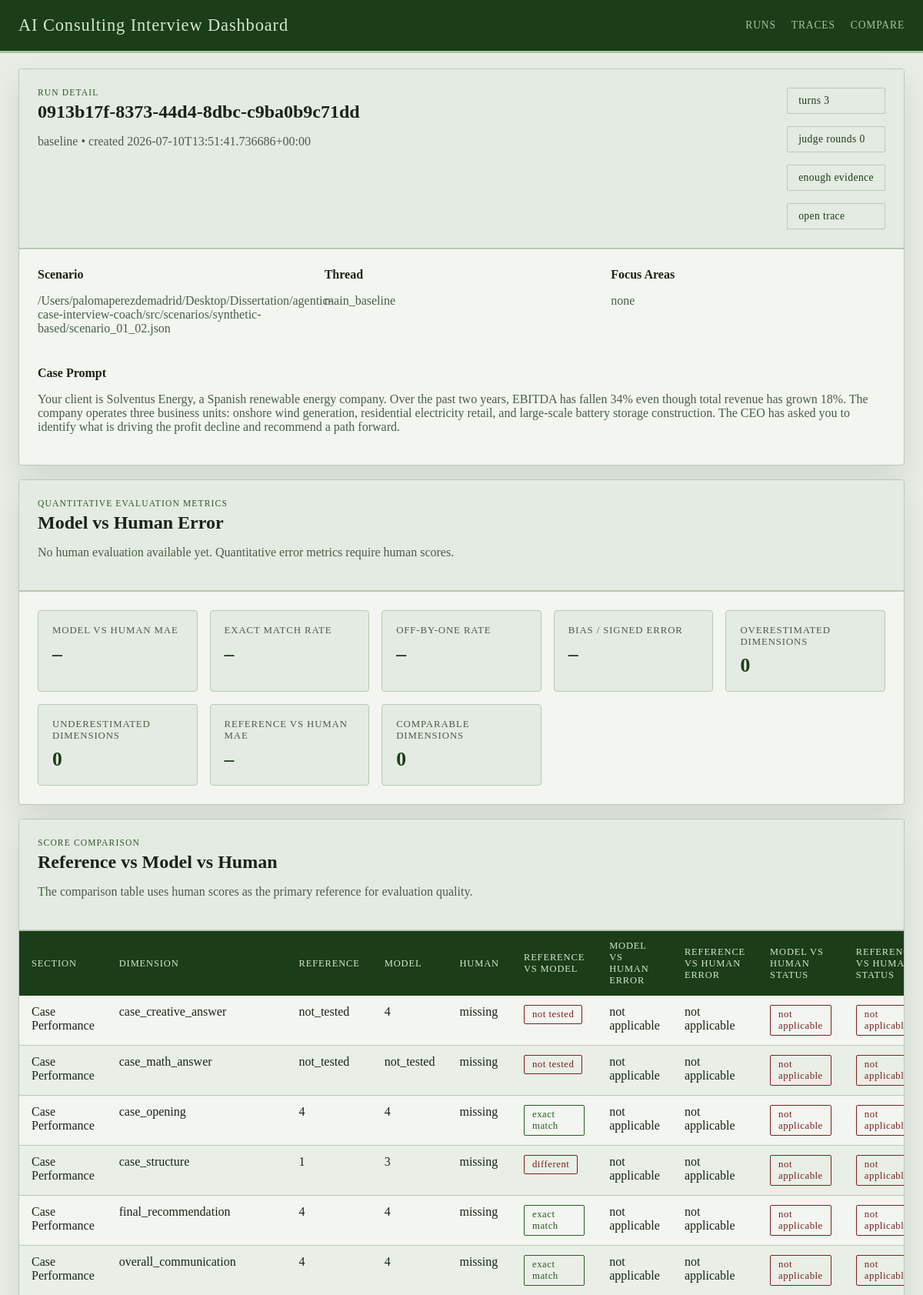
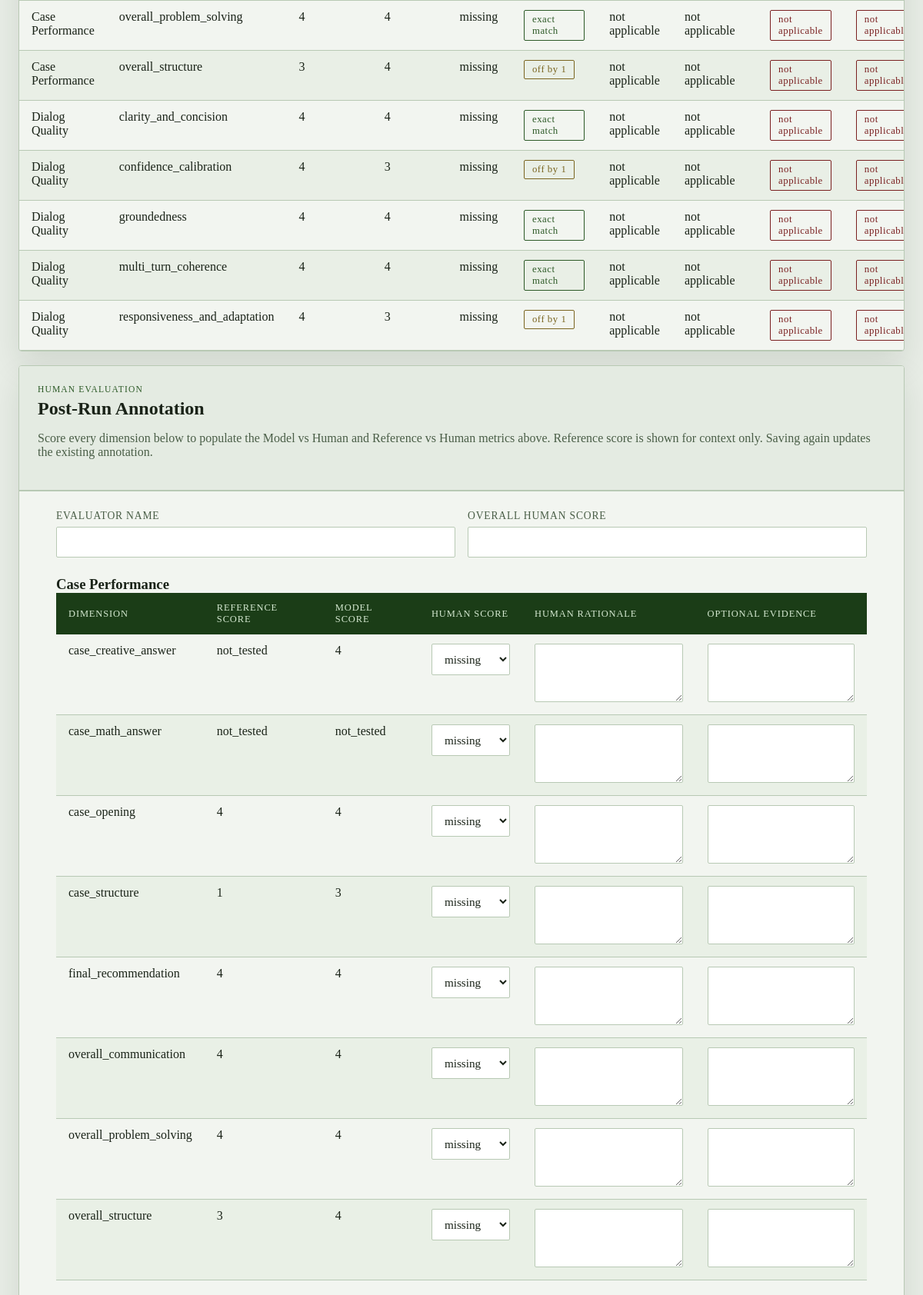
/runs/0913b17f-8373-44d4-8dbc-c9ba0b9c71dd (upper part), run on the app's committed database (2 pictures, top to bottom).
### tables this page shows
CREATE TABLE runs (
                run_id TEXT PRIMARY KEY,
                graph_name TEXT NOT NULL,
                thread_id TEXT NOT NULL,
                scenario_ref TEXT,
                case_prompt TEXT,
                turn_index INTEGER,
                judge_round INTEGER,
                enough_evidence INTEGER NOT NULL,
                focus_areas_json TEXT NOT NULL,
                transcript_json TEXT NOT NULL,
                case_performance_json TEXT NOT NULL,
                quality_dialog_json TEXT NOT NULL,
                final_feedback TEXT,
                state_json TEXT NOT NULL,
                created_at TEXT NOT NULL
            );

### web/app.py (the view)
@app.get("/runs/<run_id>")
def get_run(run_id: str):
    try:
        run_payload = load_run(run_id)
    except FileNotFoundError as exc:
        abort(404, str(exc))
    if _wants_json():
        return jsonify(run_payload)
    return render_template("run_detail.html", run=run_payload)

### web/app.py (called while the page is built)
def _wants_json() -> bool:
    if request.args.get("format") == "json":
        return True
    return request.accept_mimetypes.best == "application/json"

### web/dashboard_store.py (called while the page is built)
def _json_loads(value: str | None, fallback: Any) -> Any:
    if not value:
        return fallback
    try:
        return json.loads(value)
    except json.JSONDecodeError:
        return fallback

def get_db_connection() -> sqlite3.Connection:
    connection = sqlite3.connect(RUNS_DB_PATH, timeout=30)
    connection.row_factory = sqlite3.Row
    return connection

def _normalize_dimension_entry(raw_entry: Any) -> dict[str, Any]:
    if isinstance(raw_entry, dict):
        score = raw_entry.get("score", "")
        rationale = raw_entry.get("rationale", "")
        evidence = raw_entry.get("evidence", "")
    else:
        score = raw_entry
        rationale = ""
        evidence = ""
    return {
        "score": score if score not in {None, ""} else "",
        "rationale": str(rationale or "").strip(),
        "evidence": str(evidence or "").strip(),
    }

def _extract_expected_scores(state: dict[str, Any]) -> dict[str, dict[str, Any]]:
    candidate_profile = state.get("candidate_profile", {})
    expected_scores = candidate_profile.get("expected_scores", {})
    sections: dict[str, dict[str, Any]] = {
        CASE_PERFORMANCE_SECTION: {},
        DIALOG_QUALITY_SECTION: {},
    }
    for section_name in sections:
        raw_section = expected_scores.get(section_name, {})
        if not isinstance(raw_section, dict):
            continue
        for dimension, details in raw_section.items():
            if not isinstance(details, dict):
                continue
            sections[section_name][dimension] = {
                "score": details.get("expected", ""),
                "rationale": str(details.get("rationale", "")).strip(),
            }
    return sections

def _extract_model_scores(run_row: sqlite3.Row) -> dict[str, dict[str, Any]]:
    return {
        CASE_PERFORMANCE_SECTION: _json_loads(run_row["case_performance_json"], {}),
        DIALOG_QUALITY_SECTION: _json_loads(run_row["quality_dialog_json"], {}),
    }

def _score_sort_key(value: Any) -> tuple[int, str]:
    return (0, str(value))

def score_status(error: float | None) -> str:
    if error is None:
        return "not applicable"
    if error == 0:
        return "exact match"
    if error == 1:
        return "off by 1"
    return "different"

### web/templates/run_detail.html (shortened to what this page needs)
{% extends "base.html" %}
{% macro score_value(value) -%}
  {{ value if value not in ['', none] else 'missing' }}
{%- endmacro %}
{% block content %}
<section class="panel">
  <div class="panel-heading">
    <div>
      <p class="eyebrow">Run Detail</p>
      <h1>{{ run.run_id }}</h1>
      <p class="lede">{{ run.graph_name }} • created {{ run.created_at }}</p>
    </div>
    <div class="chip-row">
      <span class="chip">turns {{ run.turn_index }}</span>
      <span class="chip">judge rounds {{ run.judge_round }}</span>
      <span class="chip">{{ 'enough evidence' if run.enough_evidence else 'ongoing logic' }}</span>
      <a class="chip chip-link" href="{{ url_for('get_run_trace', run_id=run.run_id) }}">open trace</a>
    </div>
  </div>
  <div class="meta-grid">
    <div>
      <strong>Scenario</strong>
      <p>{{ run.scenario_ref or 'n/a' }}</p>
    </div>
    <div>
      <strong>Thread</strong>
      <p>{{ run.thread_id }}</p>
    </div>
    <div>
      <strong>Focus Areas</strong>
      <p>{{ run.focus_areas|join(', ') if run.focus_areas else 'none' }}</p>
    </div>
  </div>
  <div class="prompt-box">
    <strong>Case Prompt</strong>
    <p>{{ run.case_prompt or 'No case prompt stored.' }}</p>
  </div>
</section>
<section class="panel">
  <div class="panel-heading">
    <div>
      <p class="eyebrow">Quantitative Evaluation Metrics</p>
      <h2>Model vs Human Error</h2>
      {% if run.human_evaluation %}
      <p class="lede">Human scores are treated as the reference. Numeric metrics exclude missing and <code>not_tested</code> values.</p>
      {% else %}
      <p class="lede">No human evaluation available yet. Quantitative error metrics require human scores.</p>
      {% endif %}
    </div>
  </div>
  <div class="metric-grid">
    <div class="metric-card"><span>Model vs Human MAE</span><strong>{{ run.metrics.model_vs_human_mae if run.metrics.model_vs_human_mae is not none else '–' }}</strong></div>
    <div class="metric-card"><span>Exact Match Rate</span><strong>{{ run.metrics.exact_match_rate if run.metrics.exact_match_rate is not none else '–' }}{% if run.metrics.exact_match_rate is not none %}%{% endif %}</strong></div>
    <div class="metric-card"><span>Off-by-One Rate</span><strong>{{ run.metrics.off_by_one_rate if run.metrics.off_by_one_rate is not none else '–' }}{% if run.metrics.off_by_one_rate is not none %}%{% endif %}</strong></div>
    <div class="metric-card"><span>Bias / Signed Error</span><strong>{{ run.metrics.signed_error if run.metrics.signed_error is not none else '–' }}</strong></div>
    <div class="metric-card"><span>Overestimated Dimensions</span><strong>{{ run.metrics.overestimation_count }}</strong></div>
    <div class="metric-card"><span>Underestimated Dimensions</span><strong>{{ run.metrics.underestimation_count }}</strong></div>
    <div class="metric-card"><span>Reference vs Human MAE</span><strong>{{ run.metrics.expected_vs_human_mae if run.metrics.expected_vs_human_mae is not none else '–' }}</strong></div>
    <div class="metric-card"><span>Comparable Dimensions</span><strong>{{ run.metrics.comparable_dimensions }}</strong></div>
  </div>
</section>
<section class="panel">
  <div class="panel-heading">
    <div>
      <p class="eyebrow">Score Comparison</p>
      <h2>Reference vs Model vs Human</h2>
      <p class="lede">The comparison table uses human scores as the primary reference for evaluation quality.</p>
    </div>
  </div>
  <div class="table-wrap">
    <table>
      <thead>
        <tr>
          <th>Section</th>
          <th>Dimension</th>
          <th>Reference</th>
          <th>Model</th>
          <th>Human</th>
          <th>Reference vs Model</th>
          <th>Model vs Human Error</th>
          <th>Reference vs Human Error</th>
          <th>Model vs Human Status</th>
          <th>Reference vs Human Status</th>
        </tr>
      </thead>
      <tbody>
        {% for row in run.comparison_rows %}
        <tr>
          <td>{{ row.section_label }}</td>
          <td>{{ row.dimension }}</td>
          <td>{{ score_value(row.expected_score) }}</td>
          <td>{{ score_value(row.model_score) }}</td>
          <td>{{ score_value(row.human_score) }}</td>
          <td><span class="status status-{{ row.expected_model_status|replace(' ', '-') }}">{{ row.expected_model_status }}</span></td>
          <td>{{ row.model_human_absolute_error if row.model_human_absolute_error is not none else 'not applicable' }}</td>
          <td>{{ row.expected_human_absolute_error if row.expected_human_absolute_error is not none else 'not applicable' }}</td>
          <td><span class="status status-{{ row.model_human_status|replace(' ', '-') }}">{{ row.model_human_status }}</span></td>
          <td><span class="status status-{{ row.expected_human_status|replace(' ', '-') }}">{{ row.expected_human_status }}</span></td>
        </tr>
        {% endfor %}
      </tbody>
    </table>
  </div>
</section>
<section class="panel">
  <div class="panel-heading">
    <div>
      <p class="eyebrow">Human Evaluation</p>
      <h2>Post-Run Annotation</h2>
      <p class="lede">Score every dimension below to populate the Model vs Human and Reference vs Human metrics above. Reference score is shown for context only. Saving again updates the existing annotation.</p>
    </div>
  </div>
  <form class="human-form" method="post" action="{{ url_for('save_human_evaluation_page', run_id=run.run_id) }}">
    <div class="form-grid">
      <label>
        <span>Evaluator Name</span>
        <input type="text" name="evaluator_name" value="{{ run.human_evaluation.evaluator_name if run.human_evaluation else '' }}">
      </label>
      <label>
        <span>Overall Human Score</span>
        <input type="number" name="overall_human_score" min="1" max="4" step="0.1" value="{{ run.human_evaluation.overall_human_score if run.human_evaluation and run.human_evaluation.overall_human_score is not none else '' }}">
      </label>
    </div>
    {% for section_name, section_label in [('rubric', 'Case Performance'), ('case_interaction_quality', 'Dialog Quality')] %}
    {% set annotation_rows = run.annotation_sections[section_name] %}
    {% if annotation_rows %}
    <div class="subsection">
      <h3>{{ section_label }}</h3>
      <div class="table-wrap">
        <table>
          <thead>
            <tr>
              <th>Dimension</th>
              <th>Reference Score</th>
              <th>Model Score</th>
              <th>Human Score</th>
              <th>Human Rationale</th>
              <th>Optional Evidence</th>
            </tr>
          </thead>
          <tbody>
            {% for row in annotation_rows %}
            <tr>
              <td>{{ row.dimension }}</td>
              <td>{{ score_value(row.expected_score) }}</td>
              <td>{{ score_value(row.model_score) }}</td>
              <td>
                <select name="{{ section_name }}__{{ row.dimension }}__score">
                  {% for option in ['', '1', '2', '3', '4', 'not_tested'] %}
                  <option value="{{ option }}" {% if (row.human_score|string) == option %}selected{% endif %}>
                    {{ option if option else 'missing' }}
                  </option>
                  {% endfor %}
                </select>
              </td>
              <td>
                <textarea name="{{ section_name }}__{{ row.dimension }}__rationale" rows="3">{{ row.human_rationale }}</textarea>
              </td>
              <td>
                <textarea name="{{ section_name }}__{{ row.dimension }}__evidence" rows="3">{{ row.human_evidence }}</textarea>
              </td>
            </tr>
            {% endfor %}
          </tbody>
        </table>
      </div>
    </div>
    {% endif %}
    {% endfor %}
  </form>
</section>
{% endblock %}

### web/static/styles.css (style rules this page uses)
:root { --bg: #e8ede6; --panel: #f2f5f0; --panel-alt: #e4ebe2; --line: #b8c9b4; --ink: #1a2318; --muted: #4a5e47; --accent: #2d5a27; --accent-strong: #1b3d17; --success: #2d5a27; --warning: #7a6520; --danger: #7a2020; --shadow: 0 18px 40px rgba(20, 40, 18, 0.10); --radius: 4px; --font-ui: "Georgia", "Times New Roman", serif; --font-display: "Georgia", "Palatino Linotype", serif; }
* { box-sizing: border-box; }
body { margin: 0; font-family: var(--font-ui); color: var(--ink); background: var(--bg); }
a { color: var(--accent-strong); }
code, pre, select, input, textarea { font-family: inherit; }
.panel { background: var(--panel); border: 1px solid var(--line); border-radius: var(--radius); box-shadow: var(--shadow); overflow: hidden; }
.panel-heading { display: flex; justify-content: space-between; align-items: start; gap: 16px; padding: 24px; background: var(--panel-alt); border-bottom: 2px solid var(--line); }
.panel-heading h1, .panel-heading h2, .panel-heading h3, .subsection h3 { margin: 0; font-family: var(--font-display); font-weight: bold; }
.eyebrow { margin: 0 0 6px; color: var(--accent); text-transform: uppercase; letter-spacing: 0.10em; font-size: 0.72rem; font-family: var(--font-display); }
.lede, .meta-grid p, .prompt-box p, .helper { color: var(--muted); }
.chip-row, .metric-grid, .meta-grid, .form-grid, .compare-form, .flash-stack, .two-col { display: grid; gap: 16px; }
.chip-row { grid-template-columns: repeat(auto-fit, minmax(120px, max-content)); }
.chip { display: inline-flex; padding: 8px 14px; border-radius: 2px; background: var(--panel-alt); border: 1px solid var(--line); color: var(--accent-strong); font-size: 0.85rem; letter-spacing: 0.03em; }
.chip-link { text-decoration: none; }
.meta-grid, .form-grid, .compare-form, .two-col { grid-template-columns: repeat(auto-fit, minmax(220px, 1fr)); padding: 24px; }
.prompt-box, .human-form, .markdown-block, .subsection, .notes-field, .trace-timeline { padding: 0 24px 24px; }
.metric-grid { grid-template-columns: repeat(auto-fit, minmax(180px, 1fr)); padding: 24px; }
.metric-card { padding: 18px; border-radius: var(--radius); border: 1px solid var(--line); background: var(--panel-alt); }
.metric-card span { display: block; color: var(--muted); font-size: 0.8rem; text-transform: uppercase; letter-spacing: 0.07em; margin-bottom: 8px; }
.metric-card strong { font-size: 1.6rem; font-family: var(--font-display); color: var(--accent-strong); }
.table-wrap { overflow-x: auto; }
table { width: 100%; border-collapse: collapse; }
th { background: var(--accent-strong); color: #d4e8d0; padding: 12px 16px; text-align: left; font-size: 0.78rem; text-transform: uppercase; letter-spacing: 0.07em; font-weight: normal; }
td { padding: 12px 16px; text-align: left; vertical-align: top; border-bottom: 1px solid var(--line); }
tr:nth-child(even) td { background: rgba(180, 210, 174, 0.15); }
.status { display: inline-flex; padding: 4px 10px; border-radius: 2px; font-size: 0.8rem; border: 1px solid currentColor; letter-spacing: 0.04em; }
.status-exact-match { color: var(--success); }
.status-off-by-1, .status-off-by-one { color: var(--warning); }
.status-different, .status-missing, .status-not-applicable, .status-not-tested { color: var(--danger); }
label { display: grid; gap: 6px; font-size: 0.85rem; text-transform: uppercase; letter-spacing: 0.06em; color: var(--muted); }
input, select, textarea { width: 100%; padding: 10px 12px; border-radius: 2px; border: 1px solid var(--line); background: #fff; color: var(--ink); font-family: var(--font-display); font-size: 0.95rem; }
textarea { resize: vertical; }

### data on the page
runs: run_id "0913b17f-8373-44d4-8dbc-c9ba0b9c71dd", graph_name "baseline", created_at "2026-07-10T13:51:41.736686+00:00", turn_index "3", judge_round "0", enough_evidence "enough evidence", scenario_ref "/Users/palomaperezdemadrid/Desktop/Dissertation/agentic-case-interview-coach/src/scenarios/synthetic-based/scenario_01_02.json", thread_id "main_baseline", case_prompt "Your client is Solventus Energy, a Spanish renewable energy company. Over the past two years, EBITDA has fallen 34% even though total revenue has grown 18%. The company operates three business units: onshore wind generation, residential electricity retail, and large-scale battery storage construction. The CEO has asked you to identify what is driving the profit decline and recommend a path forward."

### other printed values
{{ run.focus_areas|join(', ') if run.focus_areas else 'none' }} "none"
{{ run.metrics.overestimation_count }} "0"
{{ run.metrics.underestimation_count }} "0"
{{ run.metrics.comparable_dimensions }} "0"
{{ row.section_label }} "Case Performance" "Case Performance" "Case Performance" "Case Performance" "Case Performance" "Case Performance" "Case Performance" "Case Performance" "Dialog Quality" "Dialog Quality" "Dialog Quality" "Dialog Quality" "Dialog Quality"
{{ row.dimension }} "case_creative_answer" "case_math_answer" "case_opening" "case_structure" "final_recommendation" "overall_communication" "overall_problem_solving" "overall_structure" "clarity_and_concision" "confidence_calibration" "groundedness" "multi_turn_coherence" "responsiveness_and_adaptation"
{{ value if value not in ['', none] else 'missing' }} "not_tested 4 missing" "not_tested not_tested missing" "4 4 missing" "1 3 missing" "4 4 missing" "4 4 missing" "4 4 missing" "3 4 missing" "4 4 missing" "4 3 missing" "4 4 missing" "4 4 missing" "4 3 missing" "not_tested 4" "not_tested not_tested" "4 4" "1 3" "4 4" "4 4" "4 4" "3 4"
{{ row.expected_model_status }} "not tested" "not tested" "exact match" "different" "exact match" "exact match" "exact match" "off by 1" "exact match" "off by 1" "exact match" "exact match" "off by 1"
{{ row.model_human_status }} "not applicable" "not applicable" "not applicable" "not applicable" "not applicable" "not applicable" "not applicable" "not applicable" "not applicable" "not applicable" "not applicable" "not applicable" "not applicable"
{{ row.expected_human_status }} "not…" "not…" "not…" "not…" "not…" "not…" "not…" "not…" "not…" "not…" "not…" "not…" "not…"
{{ section_label }} "Case Performance"
{{ row.dimension }} "case_creative_answer" "case_math_answer" "case_opening" "case_structure" "final_recommendation" "overall_communication" "overall_problem_solving" "overall_structure"
form field value "missing"
